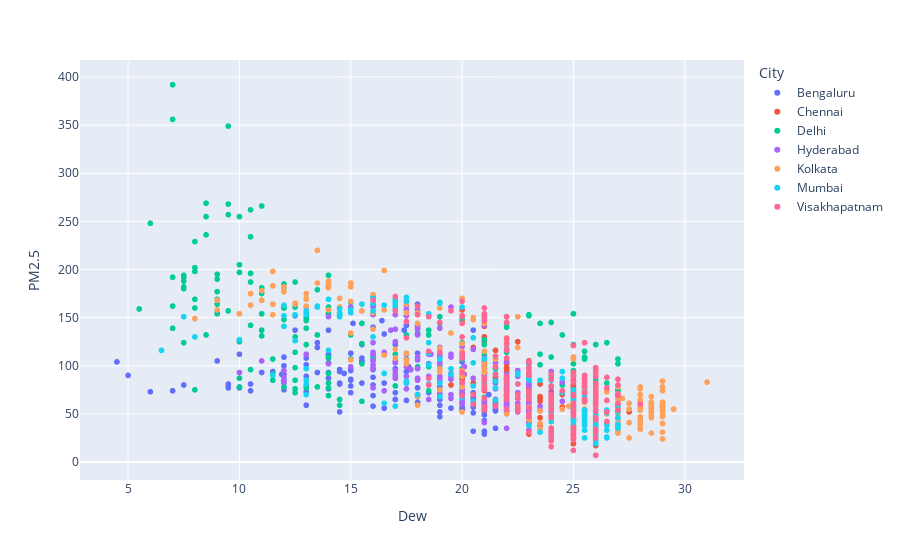

Notebook code cell kept with this figure:
### Code cell
fig=px.scatter(d,'median_x','median_y',color="City",labels={'median_x':'Dew','median_y':'PM2.5'})
fig.show()
fig.write_image(f'images/pm2.5_dew.png')

### Figure 1 — Plotly figure (JSON) as saved in the notebook; plotly's stock layout.template omitted (floating-point values rounded to 4 significant figures; data arrays with more than 128 entries replaced by an {"elided": "..."} marker saying what was removed)
{"data": [{"hovertemplate": "City=Bengaluru<br>Dew=%{x}<br>PM2.5=%{y}<extra></extra>", "legendgroup": "Bengaluru", "marker": {"color": "#636efa", "symbol": "circle"}, "mode": "markers", "name": "Bengaluru", "showlegend": true, "type": "scattergl", "x": {"elided": "194 float values"}, "xaxis": "x", "y": {"elided": "194 int values"}, "yaxis": "y"}, {"hovertemplate": "City=Chennai<br>Dew=%{x}<br>PM2.5=%{y}<extra></extra>", "legendgroup": "Chennai", "marker": {"color": "#EF553B", "symbol": "circle"}, "mode": "markers", "name": "Chennai", "showlegend": true, "type": "scattergl", "x": {"elided": "193 float values"}, "xaxis": "x", "y": {"elided": "193 int values"}, "yaxis": "y"}, {"hovertemplate": "City=Delhi<br>Dew=%{x}<br>PM2.5=%{y}<extra></extra>", "legendgroup": "Delhi", "marker": {"color": "#00cc96", "symbol": "circle"}, "mode": "markers", "name": "Delhi", "showlegend": true, "type": "scattergl", "x": {"elided": "198 float values"}, "xaxis": "x", "y": {"elided": "198 int values"}, "yaxis": "y"}, {"hovertemplate": "City=Hyderabad<br>Dew=%{x}<br>PM2.5=%{y}<extra></extra>", "legendgroup": "Hyderabad", "marker": {"color": "#ab63fa", "symbol": "circle"}, "mode": "markers", "name": "Hyderabad", "showlegend": true, "type": "scattergl", "x": {"elided": "191 float values"}, "xaxis": "x", "y": {"elided": "191 int values"}, "yaxis": "y"}, {"hovertemplate": "City=Kolkata<br>Dew=%{x}<br>PM2.5=%{y}<extra></extra>", "legendgroup": "Kolkata", "marker": {"color": "#FFA15A", "symbol": "circle"}, "mode": "markers", "name": "Kolkata", "showlegend": true, "type": "scattergl", "x": {"elided": "193 float values"}, "xaxis": "x", "y": {"elided": "193 int values"}, "yaxis": "y"}, {"hovertemplate": "City=Mumbai<br>Dew=%{x}<br>PM2.5=%{y}<extra></extra>", "legendgroup": "Mumbai", "marker": {"color": "#19d3f3", "symbol": "circle"}, "mode": "markers", "name": "Mumbai", "showlegend": true, "type": "scattergl", "x": {"elided": "193 float values"}, "xaxis": "x", "y": {"elided": "193 int values"}, "yaxis": "y"}, {"hovertemplate": "City=Visakhapatnam<br>Dew=%{x}<br>PM2.5=%{y}<extra></extra>", "legendgroup": "Visakhapatnam", "marker": {"color": "#FF6692", "symbol": "circle"}, "mode": "markers", "name": "Visakhapatnam", "showlegend": true, "type": "scattergl", "x": {"elided": "189 float values"}, "xaxis": "x", "y": {"elided": "189 int values"}, "yaxis": "y"}], "layout": {"autosize": true, "legend": {"title": {"text": "City"}, "tracegroupgap": 0}, "margin": {"t": 60}, "xaxis": {"anchor": "y", "autorange": true, "domain": [0, 1], "range": [2.86, 32.64], "title": {"text": "Dew"}, "type": "linear"}, "yaxis": {"anchor": "x", "autorange": true, "domain": [0, 1], "range": [-20.3, 419.3], "title": {"text": "PM2.5"}, "type": "linear"}}}
